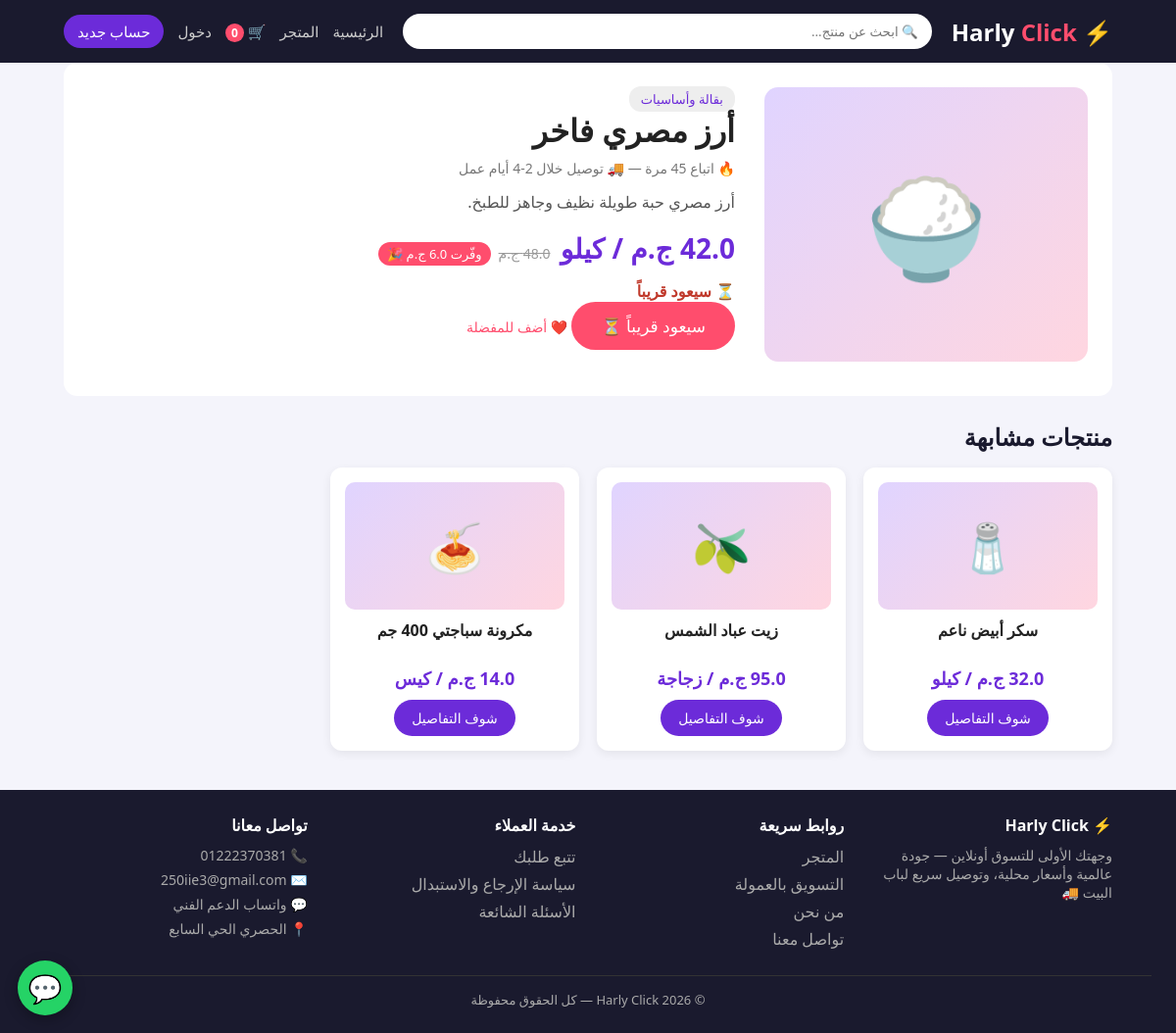
Page /product/13 on the committed database.
### tables this page shows
CREATE TABLE products(
    id INTEGER PRIMARY KEY AUTOINCREMENT,
    name TEXT NOT NULL,
    description TEXT,
    price REAL NOT NULL,
    old_price REAL,
    stock INTEGER DEFAULT 10,
    sold INTEGER DEFAULT 0,
    category TEXT,
    emoji TEXT DEFAULT '📦',
    image TEXT DEFAULT '',
    featured INTEGER DEFAULT 0,
    flash INTEGER DEFAULT 0,
    created_at TEXT DEFAULT CURRENT_TIMESTAMP
, unit TEXT DEFAULT 'قطعة', min_order INTEGER DEFAULT 1);

CREATE TABLE settings(
    key TEXT PRIMARY KEY,
    value TEXT
);

### app.py (the view)
@app.route("/product/<int:pid>")
def product(pid):
    db = get_db()
    p = db.execute("SELECT * FROM products WHERE id=?", (pid,)).fetchone()
    if not p:
        flash("المنتج مش موجود 😕", "danger")
        return redirect(url_for("shop"))
    if not category_is_active(p["category"]):
        flash("القسم ده متوقف مؤقتاً ⏸️", "warning")
        return redirect(url_for("shop"))
    related = db.execute("SELECT * FROM products WHERE category=? AND id!=? LIMIT 4", (p["category"], pid)).fetchall()
    in_wish = False
    if "user_id" in session:
        in_wish = bool(db.execute("SELECT 1 FROM wishlist WHERE user_id=? AND product_id=?",
                                  (session["user_id"], pid)).fetchone())
    return render_template("product.html", p=p, related=related, in_wish=in_wish, ld=product_ld(p))

### app.py (called while the page is built, shortened)
def get_db():
    if "db" not in g:
        g.db = sqlite3.connect(DB)
        g.db.row_factory = sqlite3.Row
        g.db.execute("PRAGMA foreign_keys = ON")
    return g.db

def get_setting(key, default=""):
    r = get_db().execute("SELECT value FROM settings WHERE key=?", (key,)).fetchone()
    return r["value"] if r else default

def category_rows(active_only=False):
    sql = "SELECT * FROM categories" + (" WHERE active=1" if active_only else "") + " ORDER BY sort_order, id"
    return get_db().execute(sql).fetchall()

def category_is_active(name):
    r = get_db().execute("SELECT active FROM categories WHERE name=?", (name or "",)).fetchone()
    return True if r is None else bool(r["active"])

def intl_number(num):
    d = re.sub(r"\D", "", num or "")
    if d.startswith("00"):
        d = d[2:]
    if d.startswith("0"):
        d = COUNTRY_CODE + d[1:]
    return d

def unit_label(p):
    try:
        u = p["unit"] or DEFAULT_UNIT
    except (KeyError, IndexError):
        u = DEFAULT_UNIT
    return (" / " + u) if u != DEFAULT_UNIT else ""

def static_v(filename):
    try:
        v = int(os.path.getmtime(os.path.join(BASE_DIR, "static", filename)))
    except OSError:
        v = 0
    return url_for("static", filename=filename, v=v)

@app.before_request
def security_gate():
    if request.endpoint in (None, "static"):
        return
    if request.method in ("POST", "PUT", "PATCH", "DELETE"):
        sent = request.form.get("csrf_token") or request.headers.get("X-CSRF-Token")
        if not _tokens_match(sent, session.get("_csrf")):
            flash("الطلب مش آمن أو الصفحة قديمة — جرّب تاني 🔒", "danger")
            return redirect(safe_back(url_for("home")))
    elif request.method == "GET" and request.endpoint in GET_ACTION_ENDPOINTS:
        params = GET_ACTION_ENDPOINTS[request.endpoint]
        if params is None or any(k in request.args for k in params):
            if not _tokens_match(request.args.get("_t"), session.get("_csrf")):
                flash("الطلب مش آمن — افتح الصفحة تاني وجرّب 🔒", "danger")
                return redirect(url_for("home"))

def site_base_url():
    return SITE_URL or request.url_root.rstrip("/")

def canonical_url():
    base = site_base_url() + request.path
    return base

### templates/product.html (shortened to what this page needs)
{% extends "base.html" %}
{% block content %}
<div class="product-page">
  {% if p['image'] %}<img class="p-img big-img" src="{{ img_src(p['image']) }}" fetchpriority="high" alt="{{ p['name'] }}">{% else %}<div class="img-box big">{{ p['emoji'] }}</div>{% endif %}
  <div class="info">
    <span class="tag">{{ p['category'] }}</span>
    <h1>{{ p['name'] }}</h1>
    <p class="sold-line">🔥 اتباع {{ p['sold'] }} مرة — 🚚 توصيل خلال 2-4 أيام عمل</p>
    <p class="desc">{{ p['description'] }}</p>
    <div class="price big-price">
      <b>{{ p['price'] }} ج.م{{ unit_label(p) }}</b>
      {% if p['old_price'] %}<s>{{ p['old_price'] }} ج.م</s><span class="off inline">وفّرت {{ p['old_price'] - p['price'] }} ج.م 🎉</span>{% endif %}
    </div>
    {% if p['stock'] <= 0 %}<p class="red"><b>⏳ سيعود قريباً</b></p>
    {% else %}<p>📦 متاح: {{ p['stock'] }} {{ p['unit'] or 'قطعة' }}{% if (p['unit'] or 'قطعة') != 'قطعة' %} — البيع بال{{ p['unit'] }}{% endif %}</p>{% endif %}
    {% if p['stock'] >= (p['min_order'] or 1) %}
    <form method="post" action="{{ url_for('add_to_cart', pid=p['id']) }}" class="buy"><input type="hidden" name="csrf_token" value="{{ csrf_token() }}">
      <input type="number" name="qty" id="buyQty" value="{{ p['min_order'] or 1 }}" min="{{ p['min_order'] or 1 }}" max="{{ p['stock'] }}">
      <button class="btn-big" type="submit">🛒 أضف للسلة</button>
      {% if whatsapp_on %}<a id="waProduct" href="{{ url_for('product_whatsapp', pid=p['id'], qty=p['min_order'] or 1) }}" class="btn-big btn-wa" target="_blank" rel="noopener">🟢 اطلب عبر واتساب</a>{% endif %}
    </form>
    {% if whatsapp_on %}<script>
    (function(){var q=document.getElementById('buyQty'),a=document.getElementById('waProduct');
      if(q&&a){var base="{{ url_for('product_whatsapp', pid=p['id']) }}";
        q.addEventListener('input',function(){var v=parseInt(q.value,10);if(!(v>0))v={{ p['min_order'] or 1 }};a.href=base+'?qty='+v;});}})();
    </script>{% endif %}
    <a href="{{ url_for('toggle_wish', pid=p['id']) }}" class="wish-btn">{{ '💔 شيل من المفضلة' if in_wish else '❤️ أضف للمفضلة' }}</a>
    {% else %}
    <button class="btn-big" disabled>{{ 'سيعود قريباً ⏳' if p['stock'] <= 0 else 'المتاح أقل من الحد الأدنى للطلب' }}</button>
    <a href="{{ url_for('toggle_wish', pid=p['id']) }}" class="wish-btn">❤️ أضف للمفضلة</a>
    {% endif %}
  </div>
</div>
{% if related %}
<h2 class="sec-title">منتجات مشابهة</h2>
<div class="grid">
  {% for r in related %}
  <div class="card">
    {% if r['image'] %}<img class="p-img" src="{{ img_src(r['image'], thumb=True) }}" loading="lazy" decoding="async" alt="{{ r['name'] }}">{% else %}<div class="img-box">{{ r['emoji'] }}</div>{% endif %}
    <h3>{{ r['name'] }}</h3>
    <div class="price"><b>{{ r['price'] }} ج.م{{ unit_label(r) }}</b></div>
    <a href="{{ url_for('product', pid=r['id']) }}" class="btn">شوف التفاصيل</a>
  </div>
  {% endfor %}
</div>
{% endif %}
{% endblock %}

### templates/base.html (shortened to what this page needs)
<!DOCTYPE html>
<html lang="ar" dir="rtl">
<head>
<link rel="stylesheet" href="{{ static_v('style.css') }}">
</head>
<body>
<header>
  <div class="container nav">
    <a href="{{ url_for('home') }}" class="logo">⚡ Harly <span>Click</span></a>
    <div class="search-wrap">
      <form class="search" action="{{ url_for('shop') }}" method="get">
        <input type="text" name="q" id="searchBox" placeholder="🔍 ابحث عن منتج..." autocomplete="off"
               value="{{ request.args.get('q','') }}">
      </form>
    </div>
    <nav>
      <a href="{{ url_for('home') }}">الرئيسية</a>
      <a href="{{ url_for('shop') }}">المتجر</a>
      {% if user_name %}
        <a href="{{ url_for('affiliate') }}">🤝 التسويق</a>
        <a href="{{ url_for('wallet') }}">💰 المحفظة</a>
        <a href="{{ url_for('wishlist') }}">❤️</a>
        <a href="{{ url_for('cart') }}">🛒 <b class="badge">{{ cart_count }}</b></a>
        <div class="user-menu">
          <a href="{{ url_for('profile') }}">👤 {{ user_name }}</a>
          <div class="dropdown">
            <a href="{{ url_for('profile') }}">الملف الشخصي</a>
            <a href="{{ url_for('wallet') }}">💰 المحفظة والرصيد</a>
            <a href="{{ url_for('my_orders') }}">📦 طلباتي</a>
            <a href="{{ url_for('returns') }}">🔄 الإرجاع والاستبدال</a>
            <a href="{{ url_for('affiliate') }}">🤝 التسويق بالعمولة</a>
            {% if is_admin %}<a href="{{ url_for('admin') }}">⚙️ لوحة التحكم</a>{% endif %}
            <a href="{{ url_for('logout') }}">🚪 تسجيل الخروج</a>
          </div>
        </div>
      {% else %}
        <a href="{{ url_for('cart') }}">🛒 <b class="badge">{{ cart_count }}</b></a>
        <a href="{{ url_for('login') }}">دخول</a>
        <a href="{{ url_for('register') }}" class="btn-nav">حساب جديد</a>
      {% endif %}
    </nav>
  </div>
</header>
<main class="container">
{% block content %}{% endblock %}
</main>
<footer>
  <div class="container footer-grid">
    <div>
      <h4>⚡ Harly Click</h4>
      <p>وجهتك الأولى للتسوق أونلاين — جودة عالمية وأسعار محلية، وتوصيل سريع لباب البيت 🚚</p>
    </div>
    <div>
      <h4>روابط سريعة</h4>
      <a href="{{ url_for('shop') }}">المتجر</a>
      <a href="{{ url_for('affiliate') }}">التسويق بالعمولة</a>
      <a href="{{ url_for('about') }}">من نحن</a>
      <a href="{{ url_for('contact') }}">تواصل معنا</a>
    </div>
    <div>
      <h4>خدمة العملاء</h4>
      <a href="{{ url_for('my_orders') }}">تتبع طلبك</a>
      <a href="{{ url_for('returns') }}">سياسة الإرجاع والاستبدال</a>
      <a href="{{ url_for('contact') }}#faq">الأسئلة الشائعة</a>
    </div>
    <div>
      <h4>تواصل معانا</h4>
      <p>📞 <a href="tel:{{ site.phone }}" style="display:inline;margin:0">{{ site.phone }}</a></p>
      <p>✉️ <a href="mailto:{{ site.email }}" style="display:inline;margin:0">{{ site.email }}</a></p>
      {% if site.wa_on %}<p>💬 <a href="{{ site.wa_link }}" target="_blank" rel="noopener" style="display:inline;margin:0">واتساب الدعم الفني</a></p>{% endif %}
      {% if site.address %}<p>📍 {{ site.address }}</p>{% endif %}
    </div>
  </div>
  <div class="copy">© 2026 Harly Click — كل الحقوق محفوظة</div>
</footer>
{% if site.wa_on and not request.path.startswith('/admin') %}<a class="wa-support" href="{{ site.wa_link }}" target="_blank" rel="noopener" aria-label="الدعم الفني على واتساب" title="الدعم الفني على واتساب">💬</a>{% endif %}
</body>
</html>

### static/style.css (style rules this page uses)
:root { --main:#6c2bd9;--dark:#1a1a2e;--light:#f4f4fb;--accent:#ff4d6d }
* { box-sizing:border-box;margin:0;padding:0;font-family:'Segoe UI',Tahoma,sans-serif }
body { background:var(--light);color:#222 }
.container { max-width:1100px;margin:auto;padding:0 15px }
header { background:var(--dark);padding:14px 0;position:sticky;top:0;z-index:9 }
.nav { display:flex;align-items:center;gap:20px;flex-wrap:wrap }
.logo { color:#fff;font-size:24px;font-weight:bold;text-decoration:none }
.logo span { color:var(--accent) }
.search { flex:1;min-width:180px }
.search input { width:100%;padding:9px 14px;border:none;border-radius:20px }
nav { display:flex;gap:14px;align-items:center;flex-wrap:wrap }
nav a { color:#ccc;text-decoration:none;font-size:15px }
.btn-nav { background:var(--main);color:#fff!important;padding:7px 14px;border-radius:20px }
.badge { background:var(--accent);color:#fff;border-radius:50%;padding:1px 6px;font-size:12px }
main { padding:25px 15px;min-height:70vh }
.btn-big { display:inline-block;background:var(--accent);color:#fff;padding:13px 30px;border-radius:30px;text-decoration:none;border:none;font-size:17px;cursor:pointer }
.sec-title { margin:25px 0 15px;color:var(--dark) }
.grid { display:grid;grid-template-columns:repeat(auto-fill,minmax(230px,1fr));gap:18px }
.card { background:#fff;border-radius:12px;padding:15px;text-align:center;position:relative;box-shadow:0 3px 10px rgba(0,0,0,.07);transition:.2s }
.img-box { background:linear-gradient(135deg,#e0d4ff,#ffd6e0);height:130px;border-radius:10px;display:flex;align-items:center;justify-content:center;font-size:48px;font-weight:bold;color:var(--main);margin-bottom:10px }
.img-box.big { height:280px;font-size:100px;border-radius:14px }
.off { position:absolute;top:10px;right:10px;background:var(--accent);color:#fff;padding:3px 9px;border-radius:12px;font-size:13px }
.card h3 { font-size:16px;margin-bottom:8px;min-height:40px }
.price { margin-bottom:10px }
.price b { color:var(--main);font-size:18px }
.price s { color:#999;font-size:14px;margin-right:6px }
.btn { display:inline-block;background:var(--main);color:#fff;padding:9px 18px;border-radius:20px;text-decoration:none;border:none;cursor:pointer;font-size:14px }
.product-page { display:flex;gap:30px;background:#fff;padding:25px;border-radius:14px;flex-wrap:wrap }
.product-page .img-box { flex:1;min-width:250px }
.product-page .info { flex:2;min-width:250px }
.tag { background:#eee;color:var(--main);padding:4px 12px;border-radius:12px;font-size:13px }
.desc { margin:12px 0;color:#555;line-height:1.7 }
.big-price { margin:14px 0 }
.big-price b { font-size:28px }
footer { background:var(--dark);color:#aaa;text-align:center;padding:25px;margin-top:40px }
footer p { margin:5px 0 }
.search-wrap { position:relative;flex:1;min-width:180px }
.wish-btn { display:inline-block;margin-top:10px;color:var(--accent);text-decoration:none;font-size:14px }
.off.inline { position:static;display:inline-block;margin-right:8px }
.red { color:#c0392b }
.footer-grid { display:grid;grid-template-columns:repeat(auto-fit,minmax(200px,1fr));gap:25px;text-align:right }
.footer-grid h4 { color:#fff;margin-bottom:10px }
.footer-grid a { display:block;color:#aaa;text-decoration:none;margin:6px 0 }
.footer-grid p { margin:6px 0;font-size:14px }
.copy { border-top:1px solid #333;margin-top:20px;padding-top:15px;font-size:13px }
.sold-line { color:#777;font-size:14px;margin:8px 0 }
.wa-support { position:fixed;bottom:18px;left:18px;width:56px;height:56px;border-radius:50%;background:#25D366;color:#fff;font-size:28px;display:flex;align-items:center;justify-content:center;box-shadow:0 4px 14px rgba(0,0,0,.3);z-index:900;text-decoration:none }

### rows in the picture
products: emoji "🍚", category "بقالة وأساسيات", name "أرز مصري فاخر", sold "45", description "أرز مصري حبة طويلة نظيف وجاهز للطبخ.", price "42.0", old_price "48.0", p['old_price']-p['price'] "6.0", stock "سيعود قريباً ⏳"
products: emoji "🧂", name "سكر أبيض ناعم", price "32.0", unit_label "/ كيلو"
products: emoji "🫒", name "زيت عباد الشمس", price "95.0", unit_label "/ زجاجة"
products: emoji "🍝", name "مكرونة سباجتي 400 جم", price "14.0", unit_label "/ كيس"
settings: phone "01222370381"
settings: email "250iie3@gmail.com"
settings: address "الحصري الحي السابع"

### other values in the picture
{{ cart_count }} "0"
{{ unit_label(p) }} "/ كيلو"
